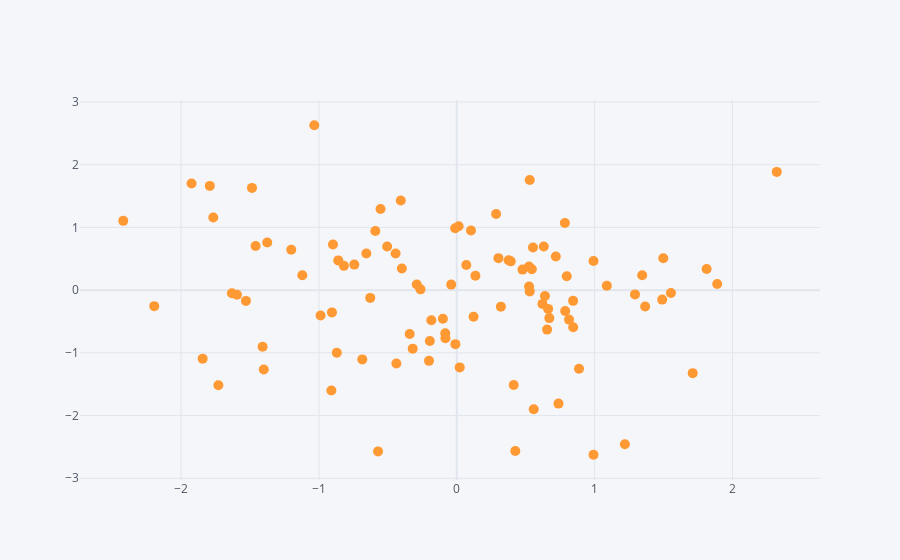

The notebook cell saved with this chart:
### Markdown cell above
## scatter plot

### Code cell
df.iplot(kind='scatter',x='A',y='B',mode='markers',size=10)
